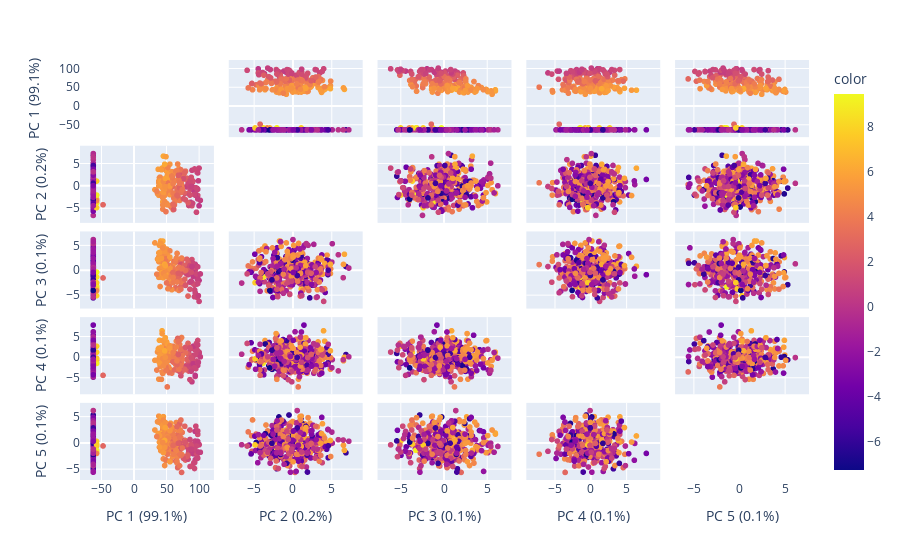

Here is the notebook cell this chart was saved with:
### Code cell
fig = px.scatter_matrix(
    components,
    labels=labels,
    dimensions = range(5),
    color=df['Stability']
)
fig.update_traces(diagonal_visible=False)
fig.show()

### Figure 1 — Plotly figure (JSON) as saved in the notebook; plotly's stock layout.template omitted (floating-point values rounded to 4 significant figures; data arrays with more than 128 entries replaced by an {"elided": "..."} marker saying what was removed)
{"data": [{"diagonal": {"visible": false}, "dimensions": [{"axis": {"matches": true}, "label": "PC 1 (99.1%)", "values": {"elided": "400 float values"}}, {"axis": {"matches": true}, "label": "PC 2 (0.2%)", "values": {"elided": "400 float values"}}, {"axis": {"matches": true}, "label": "PC 3 (0.1%)", "values": {"elided": "400 float values"}}, {"axis": {"matches": true}, "label": "PC 4 (0.1%)", "values": {"elided": "400 float values"}}, {"axis": {"matches": true}, "label": "PC 5 (0.1%)", "values": {"elided": "400 float values"}}], "hovertemplate": "%{xaxis.title.text}=%{x}<br>%{yaxis.title.text}=%{y}<br>color=%{marker.color}<extra></extra>", "legendgroup": "", "marker": {"color": {"elided": "400 float values"}, "coloraxis": "coloraxis", "symbol": "circle"}, "name": "", "showlegend": false, "type": "splom"}], "layout": {"coloraxis": {"colorbar": {"title": {"text": "color"}}, "colorscale": [[0, "#0d0887"], [0.1111, "#46039f"], [0.2222, "#7201a8"], [0.3333, "#9c179e"], [0.4444, "#bd3786"], [0.5556, "#d8576b"], [0.6667, "#ed7953"], [0.7778, "#fb9f3a"], [0.8889, "#fdca26"], [1, "#f0f921"]]}, "dragmode": "select", "legend": {"tracegroupgap": 0}, "margin": {"t": 60}}}
